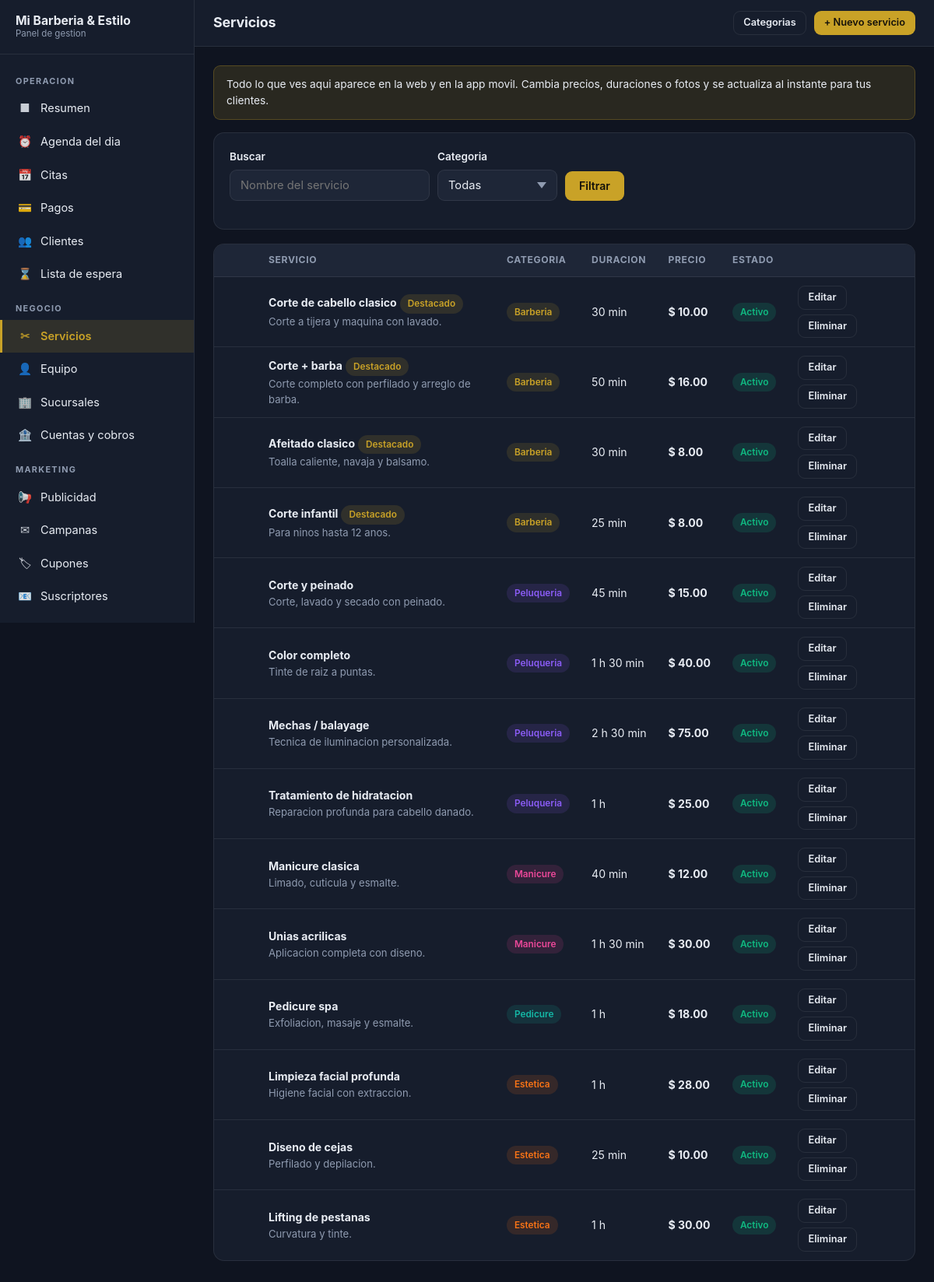
Screenshot of /panel/servicios (signed in) with the database file from the repository.
### tables this page shows
CREATE TABLE `services` (
  `id` int(10) unsigned NOT NULL AUTO_INCREMENT,
  `category_id` int(10) unsigned NOT NULL,
  `name` varchar(140) NOT NULL,
  `slug` varchar(160) NOT NULL,
  `short_description` varchar(255) NOT NULL DEFAULT '',
  `description` text DEFAULT NULL,
  `image_path` varchar(255) NOT NULL DEFAULT '',
  `duration_minutes` smallint(5) unsigned NOT NULL DEFAULT 30,
  `buffer_before_minutes` smallint(5) unsigned NOT NULL DEFAULT 0 COMMENT 'Preparacion previa',
  `buffer_after_minutes` smallint(5) unsigned NOT NULL DEFAULT 5 COMMENT 'Limpieza posterior',
  `price` decimal(10,2) NOT NULL DEFAULT 0.00,
  `promo_price` decimal(10,2) DEFAULT NULL,
  `promo_starts_at` datetime DEFAULT NULL,
  `promo_ends_at` datetime DEFAULT NULL,
  `deposit_required` tinyint(1) NOT NULL DEFAULT 0 COMMENT 'Exige abono para reservar',
  `deposit_amount` decimal(10,2) NOT NULL DEFAULT 0.00,
  `deposit_is_percentage` tinyint(1) NOT NULL DEFAULT 0,
  `requires_consultation` tinyint(1) NOT NULL DEFAULT 0,
  `max_per_day` smallint(5) unsigned NOT NULL DEFAULT 0 COMMENT '0 = sin limite',
  `loyalty_points` smallint(5) unsigned NOT NULL DEFAULT 0,
  `is_active` tinyint(1) NOT NULL DEFAULT 1,
  `is_featured` tinyint(1) NOT NULL DEFAULT 0,
  `bookable_online` tinyint(1) NOT NULL DEFAULT 1,
  `gender_target` enum('all','male','female','kids') NOT NULL DEFAULT 'all',
  `sort_order` smallint(6) NOT NULL DEFAULT 0,
  `created_at` datetime NOT NULL,
  `updated_at` datetime NOT NULL,
  `deleted_at` datetime DEFAULT NULL,
  PRIMARY KEY (`id`),
  UNIQUE KEY `uq_services_slug` (`slug`),
  KEY `idx_services_category` (`category_id`,`is_active`),
  KEY `idx_services_featured` (`is_featured`,`is_active`),
  KEY `idx_services_deleted` (`deleted_at`),
  CONSTRAINT `fk_services_category` FOREIGN KEY (`category_id`) REFERENCES `service_categories` (`id`)
);

CREATE TABLE `service_categories` (
  `id` int(10) unsigned NOT NULL AUTO_INCREMENT,
  `name` varchar(100) NOT NULL,
  `slug` varchar(120) NOT NULL,
  `description` varchar(500) NOT NULL DEFAULT '',
  `icon` varchar(60) NOT NULL DEFAULT '' COMMENT 'Nombre del icono en la interfaz',
  `color` varchar(7) NOT NULL DEFAULT '#8b5cf6',
  `image_path` varchar(255) NOT NULL DEFAULT '',
  `is_active` tinyint(1) NOT NULL DEFAULT 1,
  `show_on_home` tinyint(1) NOT NULL DEFAULT 1,
  `sort_order` smallint(6) NOT NULL DEFAULT 0,
  `created_at` datetime NOT NULL,
  `updated_at` datetime NOT NULL,
  `deleted_at` datetime DEFAULT NULL,
  PRIMARY KEY (`id`),
  UNIQUE KEY `uq_categories_slug` (`slug`),
  KEY `idx_categories_active` (`is_active`,`sort_order`)
);

### app/Views/admin/services/index.php (the view, shortened to what the rows shown need)
<div class="card card--flush">
    <?php if ($result['data'] === []): ?>
        <div class="empty-state">
            <div class="empty-state__icon">&#9986;</div>
            <p>Aun no hay servicios que coincidan.</p>
            <a class="btn btn--primary" href="<?= e(url('/panel/servicios/nuevo')) ?>">Crear el primero</a>
        </div>
    <?php else: ?>
        <div class="table-wrap">
            <table class="data">
                <thead>
                    <tr>
                        <th></th><th>Servicio</th><th>Categoria</th><th>Duracion</th>
                        <th class="text-right">Precio</th><th>Estado</th><th></th>
                    </tr>
                </thead>
                <tbody>
                    <?php foreach ($result['data'] as $service): ?>
                        <?php $price = BookingService::currentPrice($service); ?>
                        <tr>
                            <td style="width:56px">
                            </td>
                            <td>
                                <strong><?= e($service['name']) ?></strong>
                                <?php if ((bool) $service['is_featured']): ?>
                                    <span class="pill pill--primary">Destacado</span>
                                <?php endif; ?>
                                <?php if ((string) $service['short_description'] !== ''): ?>
                                    <div class="text-small text-muted"><?= e(str_limit((string) $service['short_description'], 70)) ?></div>
                                <?php endif; ?>
                            </td>
                            <td>
                                <span class="pill" style="background: <?= e($service['category_color']) ?>22; color: <?= e($service['category_color']) ?>">
                                    <?= e($service['category_name']) ?>
                                </span>
                            </td>
                            <td class="nowrap"><?= e(minutes_to_human((int) $service['duration_minutes'])) ?></td>
                            <td class="text-right nowrap">
                                <strong><?= e(money($price)) ?></strong>
                            </td>
                            <td>
                                <?php if ((bool) $service['is_active']): ?>
                                    <span class="pill pill--success">Activo</span>
                                <?php else: ?>
                                    <span class="pill pill--danger">Oculto</span>
                                <?php endif; ?>
                            </td>
                            <td>
                                <div class="actions">
                                    <a class="btn btn--ghost btn--sm"
                                       href="<?= e(url('/panel/servicios/' . (int) $service['id'] . '/editar')) ?>">Editar</a>
                                    <form method="post" data-confirm="Eliminar este servicio?"
                                          action="<?= e(url('/panel/servicios/' . (int) $service['id'] . '/eliminar')) ?>">
                                        <button type="submit" class="btn btn--ghost btn--sm">Eliminar</button>
                                    </form>
                                </div>
                            </td>
                        </tr>
                    <?php endforeach; ?>
                </tbody>
            </table>
        </div>
    <?php endif; ?>
</div>

### rows the page displays
services: name "Corte de cabello clasico", is_featured "Destacado", short_description "Corte a tijera y maquina con lavado.", category.name "Barberia", duration_minutes "30 min", price "$ 10.00", is_active "Activo"
services: name "Corte + barba", is_featured "Destacado", short_description "Corte completo con perfilado y arreglo de barba.", category.name "Barberia", duration_minutes "50 min", price "$ 16.00", is_active "Activo"
services: name "Afeitado clasico", is_featured "Destacado", short_description "Toalla caliente, navaja y balsamo.", category.name "Barberia", duration_minutes "30 min", price "$ 8.00", is_active "Activo"
services: name "Corte infantil", is_featured "Destacado", short_description "Para ninos hasta 12 anos.", category.name "Barberia", duration_minutes "25 min", price "$ 8.00", is_active "Activo"
services: name "Corte y peinado", short_description "Corte, lavado y secado con peinado.", category.name "Peluqueria", duration_minutes "45 min", price "$ 15.00", is_active "Activo"
services: name "Color completo", short_description "Tinte de raiz a puntas.", category.name "Peluqueria", duration_minutes "1 h 30 min", price "$ 40.00", is_active "Activo"
services: name "Mechas / balayage", short_description "Tecnica de iluminacion personalizada.", category.name "Peluqueria", duration_minutes "2 h 30 min", price "$ 75.00", is_active "Activo"
services: name "Tratamiento de hidratacion", short_description "Reparacion profunda para cabello danado.", category.name "Peluqueria", duration_minutes "1 h", price "$ 25.00", is_active "Activo"
services: name "Manicure clasica", short_description "Limado, cuticula y esmalte.", category.name "Manicure", duration_minutes "40 min", price "$ 12.00", is_active "Activo"
services: name "Unias acrilicas", short_description "Aplicacion completa con diseno.", category.name "Manicure", duration_minutes "1 h 30 min", price "$ 30.00", is_active "Activo"
services: name "Pedicure spa", short_description "Exfoliacion, masaje y esmalte.", category.name "Pedicure", duration_minutes "1 h", price "$ 18.00", is_active "Activo"
services: name "Limpieza facial profunda", short_description "Higiene facial con extraccion.", category.name "Estetica", duration_minutes "1 h", price "$ 28.00", is_active "Activo"
services: name "Diseno de cejas", short_description "Perfilado y depilacion.", category.name "Estetica", duration_minutes "25 min", price "$ 10.00", is_active "Activo"
services: name "Lifting de pestanas", short_description "Curvatura y tinte.", category.name "Estetica", duration_minutes "1 h", price "$ 30.00", is_active "Activo"

### other values shown
str_limit($businessName, 22) "Mi Barberia & Estilo"
$groupLabel "OPERACION"
$item['icon'] "■"
$item['label'] "Resumen"
$item['icon'] "⏰"
$item['label'] "Agenda del dia"
$item['icon'] "📅"
$item['label'] "Citas"
$item['icon'] "💳"
$item['label'] "Pagos"
$item['icon'] "👥"
$item['label'] "Clientes"
$item['icon'] "⌛"
$item['label'] "Lista de espera"
$groupLabel "NEGOCIO"
